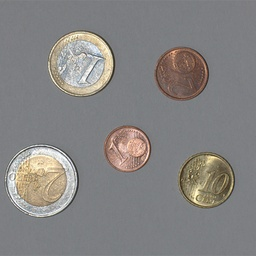
#> input picture assignment_5/files/images/coins.jpg, 256 x 256 px, shrunk from 512 x 512 before the run
$ python exercise_10.py
#> lines starting #> are read from the running program, lines starting #| are printed output that depends on the picture; after the words box and inside, x2 and y2 are one past the last pixel; in counts of white or black regions, pixels touching at a corner belong together
### assignment_5/files/utils.py
import numpy as np
from skimage import feature

from PIL import Image, ImageDraw
from matplotlib import pyplot as plt

# [30 lines left out: functions gauss_function, get_gauss_kern_2d, not called in this run]

def rgb_to_gray(image_rgb):
    """Transforms an image into grayscale using reasonable weighting factors.

    Args:
        image_rgb: An rgb-image represented by a numpy array of the shape (h, w, 3).

    Returns:
        An array of the shape (h, w, 1) representing the grayscaled version of the original image.
    """

    # Use weighting factors presented in Lecture "bv-01-Sehen-Farbe.pdf", Slide 45
    weights = np.array([.299, .587, .114])

    return (image_rgb * weights).sum(axis=2, keepdims=True)

# [17 lines left out: functions get_colors, draw_circles, not called in this run]

def canny(
    image_gray,
    sigma=np.sqrt(2),
    low_threshold=0.1,
    high_threshold=0.2
):
    """Applies the canny edge detector of skimage to a gray-scale image.

    Args:
        image_gray: A numpy array with shape (height, width, 1) representing the gray-scale imput image.
        sigma: The σ used to smooth the image before edge detection is applied.
        low_threshold: Threshold for weak edges.
        high_threshold: Threshold for strong edges.

    Returns:
        A numpy array with shape (height, width, channels) representing the filtered image.
        Note that the input image is zero-padded to preserve the original resolution.
    """

    return feature.canny(
        image_gray.squeeze(2),
        sigma,
        low_threshold,
        high_threshold
    )

def load_images(paths_to_images):
    return [load_image(path_to_image) for path_to_image in paths_to_images]

def load_image(path_to_image):
    with Image.open(path_to_image) as image_file:
        image_array = np.asarray(image_file)[:,:,:3]/255.
    return image_array

# [9 lines left out: function show_image, not called in this run]


def show_multiple_images(images, titles=None, block=False, out_path=None):
    n = len(images)
    if titles is None:
        titles = n * [None]
    fig, axs = plt.subplots(1, n, figsize=(n*(5.5),5))
    for ax, title, image in zip(axs.reshape((-1,)), titles, images):
        if title is not None:
            ax.set_title(title)
        ax.axis('off')
        ax.imshow(image, cmap='gray',vmin=0., vmax=1.)
    if out_path is not None:
        plt.savefig(out_path)
    plt.show(block=block)

# [76 lines left out: functions plot_hist, show_image_with_hist, plot_time_and_freq, show_time_and_freq_2d, check_arrays, not called in this run]

def clip(x):
    return np.clip(x, 0, 1)

### assignment_5/files/exercise_10.py
from os import path as osp
import numpy as np
from utils import load_image, show_multiple_images, rgb_to_gray, canny, check_arrays


# Your solution starts here.
def sobel_x_filter(image_gray):
    """Applies the horizontal sobel filter to the input image.

    Args:
        image_gray: A numpy array with shape (height, width, 1) representing the imput image.

    Returns:
        A numpy array with shape (height, width, 1) representing the horizontal sobel filtered image.
        Note that the input image is zero-padded to preserve the original resolution.
    """
    #define sobel x
    sobel_x = [ [-1,0,1],
                [-2,0,2],
                [-1,0,1]]
    #new image
    height, width = image_gray.shape[:2]
    H = np.zeros((height, width), dtype=np.float32)

    #loop over image_grey, user sobel_x and write value in new image. Try except to pass over border cases
    for u in range(height):
        for v in range(width):
            try:
                H[u][v] = (sobel_x[0][0] * image_gray[u-1][v-1] + sobel_x[0][1] * image_gray[u][v-1] + sobel_x[0][2] * image_gray[u+1][v-1] +
                            sobel_x[1][0] * image_gray[u-1][v] + sobel_x[1][1] * image_gray[u][v] + sobel_x[1][2] * image_gray[u+1][v] +
                            sobel_x[2][0] * image_gray[u-1][v+1] + sobel_x[2][1] * image_gray[u][v+1] + sobel_x[2][2] * image_gray[u+1][v+1])
            except:
                continue
    return H # TODO: Exercise 10a)

def sobel_y_filter(image_gray):
    """Applies the vertical sobel filter to the input image.

    Args:
        image_gray: A numpy array with shape (height, width, 1) representing the imput image.

    Returns:
        A numpy array with shape (height, width, 1) representing the vertical sobel filtered image.
        Note that the input image is zero-padded to preserve the original resolution.
    """
    #define sobel y
    sobel_y = [ [-1,-2,-1],
                [0,0,0],
                [1,2,1]]
    #new image
    height, width = image_gray.shape[:2]
    H = np.zeros((height, width), dtype=np.float32)

    #loop over image_grey, user sobel_y and write value in new image. Try except to pass over border cases
    for u in range(height):
        for v in range(width):
            try:
                H[u][v] = (sobel_y[0][0] * image_gray[u-1][v-1] + sobel_y[0][1] * image_gray[u][v-1] + sobel_y[0][2] * image_gray[u+1][v-1] +
                            sobel_y[1][0] * image_gray[u-1][v] + sobel_y[1][1] * image_gray[u][v] + sobel_y[1][2] * image_gray[u+1][v] +
                            sobel_y[2][0] * image_gray[u-1][v+1] + sobel_y[2][1] * image_gray[u][v+1] + sobel_y[2][2] * image_gray[u+1][v+1])
            except:
                continue
    return image_gray # TODO: Exercise 10a)

def sobel_combine(sobel_x, sobel_y):
    """Combines the vertical and the horizontal sobel filtered images.

    Args:
        sobel_x: A numpy array with shape (height, width, 1) representing the horizontal sobel filtered image.
        sobel_y: A numpy array with shape (height, width, 1) representing the vertical sobel filtered image.

    Returns:
        A numpy array with shape (height, width, 1) representing the combined sobel edges.
        Note that the input image is zero-padded to preserve the original resolution.
    """
    H = np.sqrt(np.matmul(np.power(sobel_x,2),np.power(sobel_y,2)))
    return H # TODO: Exercise 10a)

def laplace_filter(image, w, sigma_low, sigma_high):
    """Approximates a Laplacian of Gaussian filter to the input image using the difference of Gaussians.

    Args:
        image: A numpy array with shape (height, width, channels) representing the imput image.
        w: Defines the patch size 2*w+1 of the filter.
        sigma_low: The σ-parameter of the narrow bell curve.
        sigma_high: The σ-parameter of the wide bell curve.

    Returns:
        A numpy array with shape (height, width, channels) representing the filtered image.
    """
    assert sigma_low <= sigma_high

    # I don't get why we have two sigmas...
    sigma = sigma_high
    height, width = image.shape[:2]

    kernel_size = 2*w+1
    x,y = np.meshgrid(np.arange(-kernel_size/2+1,kernel_size/2+1),np.arange(-kernel_size/2+1,kernel_size/2+1))

    normal = 1 / (2.0 * np.pi * sigma**2)

    kernel = ((x**2 + y**2 - (2.0*sigma**2)) / sigma**4) * np.exp(-(x**2 + y**2) / (2.0*sigma**2)) / normal

    I = np.zeros_like(image, dtype=float)

    for u in range(width - (kernel_size -1)):
        for v in range(height - (kernel_size -1)):
            try:
                window = image[u:u+kernel_size, v:v+kernel_size] * kernel
                I[u,v] = np.sum(window)
            except:
                continue


    return I # TODO: Exercise 10b)

def get_zero_crossing(image_laplace):
    """Finds zero-crossing within the laplacian of an image.

    Args:
        image_laplace: A numpy array with shape (height, width, 1) representing the laplacian of an image.

    Returns:
        A boolean numpy array with shape (height, width, 1).
        A True pixel indicates that image_laplace has (at least) one zero-crossing next to its location.
    """
    height, width = image_laplace.shape[:2]
    zero_crossing = np.zeros_like(image_laplace, dtype=bool)

    for u in range(width):
        for v in range(height):
            try:
                if image_laplace[u][v] == 0:
                    if ((image_laplace[u][v-1] < 0 and image_laplace[u][v+1] > 0)
                    or (image_laplace[u][v-1] < 0 and image_laplace[u][v+1] < 0)
                    or (image_laplace[u-1][v] < 0 and image_laplace[u+1][v] > 0)
                    or (image_laplace[u-1][v] > 0 and image_laplace[u+1][v] < 0)):
                        zero_crossing[u][v] = True
                if image_laplace[u][v] < 0:
                    if ((image_laplace[u][v-1] > 0)
                    or (image_laplace[u][v+1] > 0)
                    or (image_laplace[u-1][v] > 0)
                    or (image_laplace[u+1][v] > 0)):
                        zero_crossing[u][v] = True
            except:
                continue
    return zero_crossing # TODO: Exercise 10c)
# Your solution ends here.

def main():
    """Do not change this function at all."""
    coins = load_image(osp.join('images', 'coins.jpg'))
#> in load_image, image_file is the input picture: PIL image 256x256 RGB; mean R, G, B 133.5, 131.4, 130.5
    peppers = load_image(osp.join('images', 'peppers.png'))
#> call 2 of load_image, with path_to_image = 'images/peppers.png'
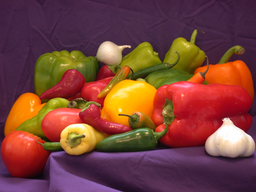
#> input picture assignment_5/files/images/peppers.png, 256 x 192 px, shrunk from 512 x 384 before the run
#> in load_image, image_file is the input picture: PIL image 256x192 RGB; mean R, G, B 120.8, 66.4, 57.6

    peppers_gray = rgb_to_gray(peppers)
    coins_gray = rgb_to_gray(coins)

    # Detect Edges using Sobel.
    coins_sobel_x = sobel_x_filter(coins_gray)
    coins_sobel_y = sobel_y_filter(coins_gray)
    coins_sobel = sobel_combine(coins_sobel_x, coins_sobel_y)
#> in sobel_combine, `H = np.sqrt(np.matmul(np.power(sobel_x,2),np.power(sobel_y,2)))`:
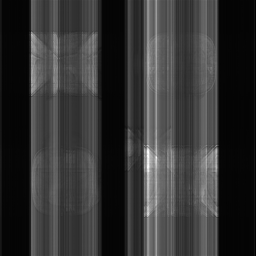
#> H: shape (256, 256, 1) float64; min 0, max 6.96, mean 1.42; drawn with min black and max white

    show_multiple_images(
        [coins, coins_sobel_x, coins_sobel_y, coins_sobel],
        titles=['Original', 'Horizontal Sobel', 'Vertical Sobel', 'Combined Sobel']
    )
#> in show_multiple_images, `n = len(images)`: n = 4
#> the loop in show_multiple_images, `for ax, title, image in zip(axs.reshape((-1,)), titles, images):` made 4 passes
#> title on passes 1 to 4: 'Original', 'Horizontal Sobel', 'Vertical Sobel', 'Combined Sobel'

    # Detect edges using Marr-Hildreth.
    coins_laplace = laplace_filter(coins_gray, 16, sigma_low=3, sigma_high=6)
#> after the loop in laplace_filter, `for u in range(width - (kernel_size -1)):`:
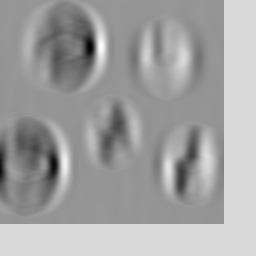
#> I: shape (256, 256, 1) float64; min -7399.1, max 1248.7, mean -1891; drawn with min black and max white
    coins_marr_hildreth = get_zero_crossing(coins_laplace)
#> after the loop in get_zero_crossing, `for u in range(width):`:
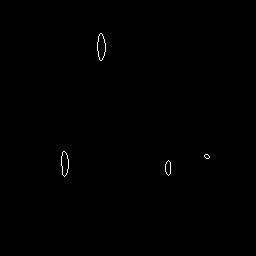
#> zero_crossing: shape (256, 256, 1) bool; 0.23% white in thin lines or dots, all inside (x1, y1, x2, y2) = (61, 33, 210, 177)

    peppers_laplace = laplace_filter(peppers_gray, 16, sigma_low=3, sigma_high=6)
#> call 2 of laplace_filter, with w = 16, sigma_low = 3, sigma_high = 6
#> after the loop in laplace_filter (call 2), `for u in range(width - (kernel_size -1)):`:
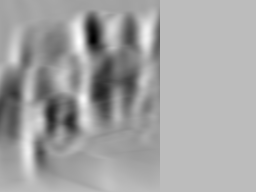
#> I: shape (192, 256, 1) float64; min -7481.2, max 2664.2, mean -949.7; drawn with min black and max white
    peppers_marr_hildreth = get_zero_crossing(peppers_laplace)
#> after the loop in get_zero_crossing (call 2), `for u in range(width):`:
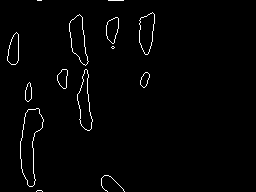
#> zero_crossing: shape (192, 256, 1) bool; 1.6% white in thin lines or dots, all inside (x1, y1, x2, y2) = (7, 0, 155, 192)

    # Detect edges using Canny.
    peppers_canny = canny(peppers_gray)
#> in canny, `return feature.canny( image_gray.squeeze(2), sigma, low_threshold, hig..`: returned value: shape (192, 256) bool; 8.3% white in thin lines or dots, all inside (x1, y1, x2, y2) = (1, 30, 255, 191)
    coins_canny = canny(coins_gray, sigma=2)
#> call 2 of canny, with sigma = 2, low_threshold = 0.1, high_threshold = 0.2
#> in canny (call 2), `return feature.canny( image_gray.squeeze(2), sigma, low_threshold, hig..`:
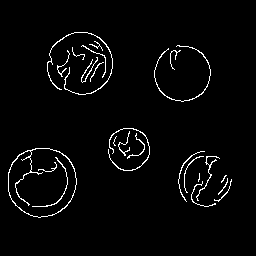
#> returned value: shape (256, 256) bool; 2.8% white in thin lines or dots, all inside (x1, y1, x2, y2) = (8, 32, 232, 218)

    # Compare Results.
    show_multiple_images(
        [coins, coins_marr_hildreth, coins_canny],
        ['Original', 'Marr-Hildreth', 'Canny']
    )
#> the loop in show_multiple_images (call 2), `for ax, title, image in zip(axs.reshape((-1,)), titles, images):` made 3 passes

    show_multiple_images(
        [peppers, peppers_marr_hildreth, peppers_canny],
        ['Original', 'Marr-Hildreth', 'Canny']
    )

    # Test functions.
#> (the run stopped early here; a loop or call above may not have finished)
